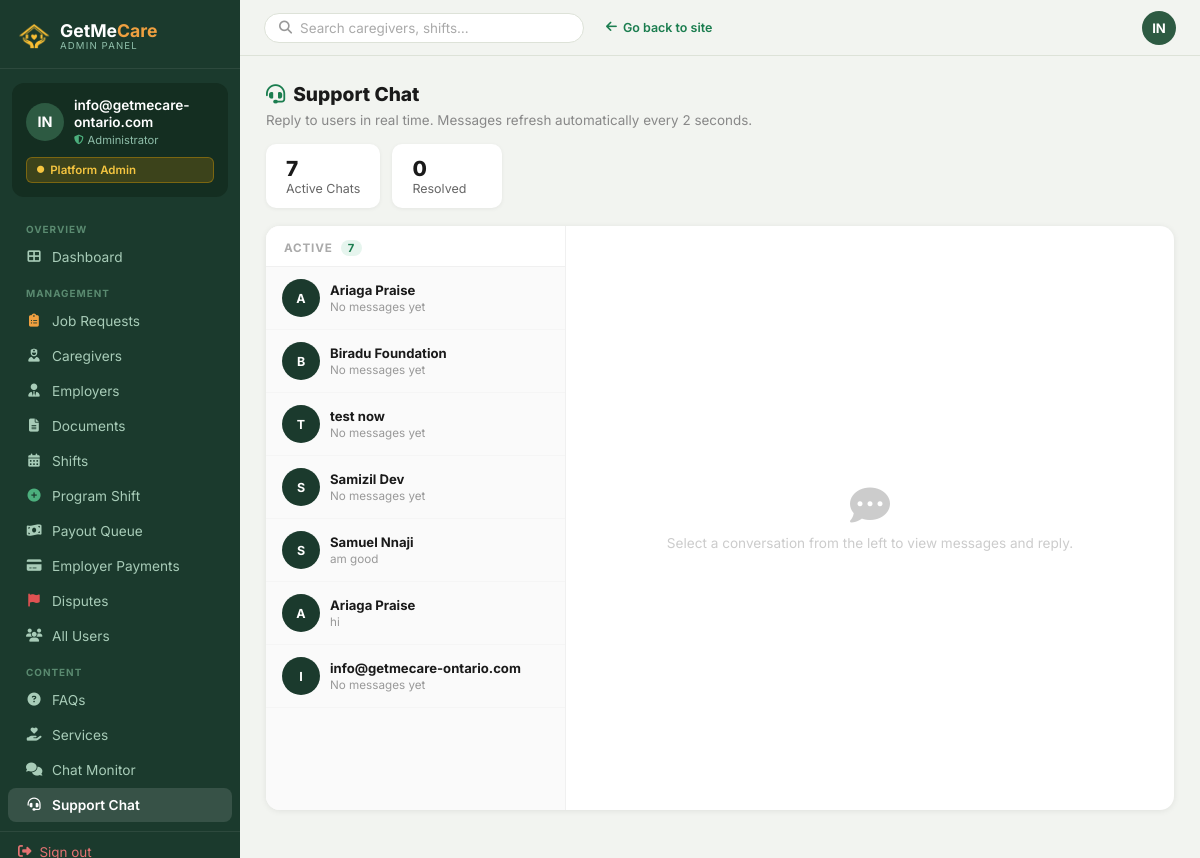
The page /chatbot/admin/support/ (signed in) on the database as committed earlier.
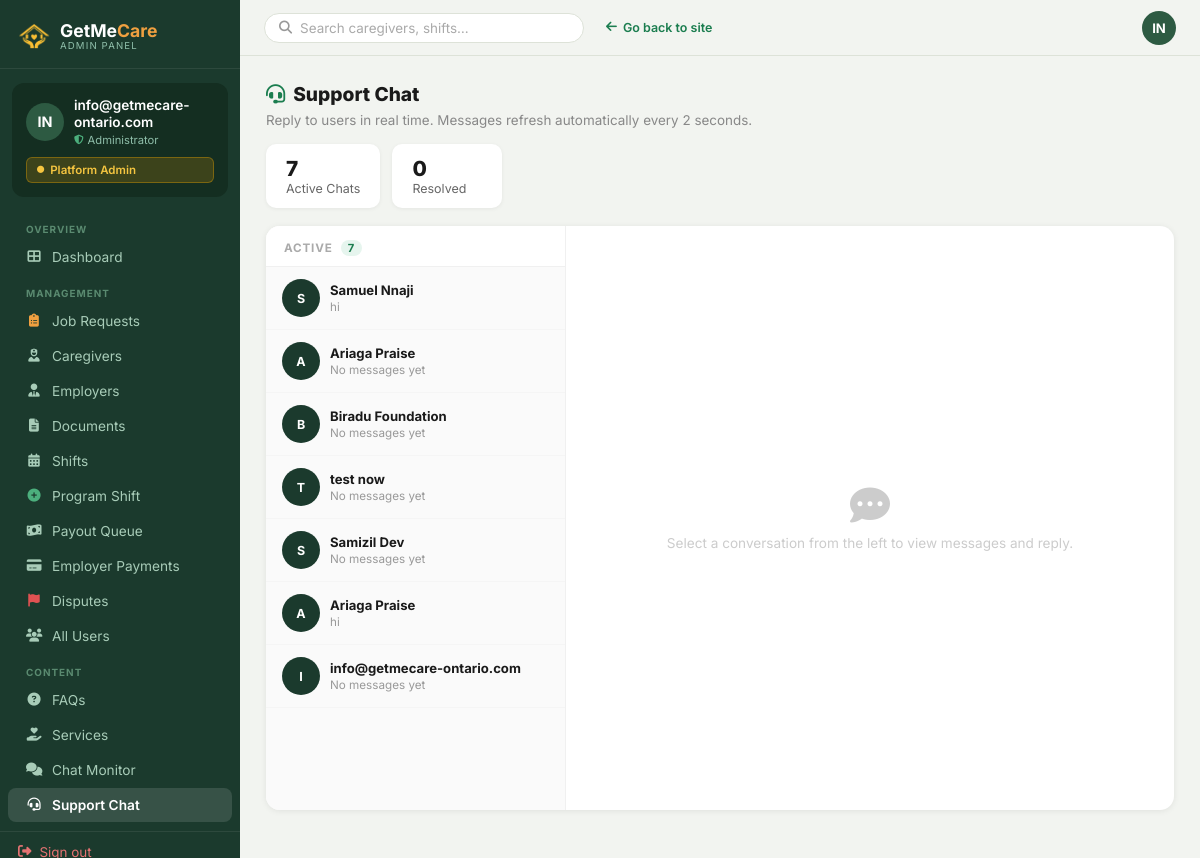
The same page on the database as committed later.
### Chatbot/models.py (models this page shows, shortened)
class SupportChat(models.Model):
    user = models.ForeignKey(User, on_delete=models.CASCADE, related_name='support_chats')
    is_resolved = models.BooleanField(default=False)
    created_at = models.DateTimeField(auto_now_add=True)
    updated_at = models.DateTimeField(auto_now=True)
    class Meta:
        ordering = ['-updated_at']

class SupportMessage(models.Model):
    chat = models.ForeignKey(SupportChat, on_delete=models.CASCADE, related_name='messages')
    sender = models.ForeignKey(User, on_delete=models.CASCADE, related_name='support_messages')
    body = models.TextField()
    is_read = models.BooleanField(default=False)
    created_at = models.DateTimeField(auto_now_add=True)
    class Meta:
        ordering = ['created_at']

### Account/models.py (models this page shows, shortened)
class CustomUser(AbstractUser):
    EMPLOYER = 'employer'
    CAREGIVER = 'caregiver'
    ROLE_CHOICES = [
        (EMPLOYER, 'Employer / Family'),
        (CAREGIVER, 'Caregiver / PSW'),
    ]
    role = models.CharField(
        max_length=20,
        choices=ROLE_CHOICES,
        default=EMPLOYER,
    )
    phone = models.CharField(max_length=20, blank=True)
    @property
    def is_admin(self):
        return self.is_superuser or self.is_staff
    @property
    def is_employer(self):
        return self.role == self.EMPLOYER and not self.is_admin
    @property
    def is_caregiver(self):
        return self.role == self.CAREGIVER and not self.is_admin

### Chatbot/views.py (the view)
# urls.py: path('admin/support/', views.admin_support, name='admin_support'),
@staff_member_required
def admin_support(request):
    chats = SupportChat.objects.filter(is_resolved=False).select_related('user').order_by('-updated_at')
    resolved = SupportChat.objects.filter(is_resolved=True).select_related('user').order_by('-updated_at')[:50]
    selected_chat = None
    chat_messages = []
    chat_id = request.GET.get('chat')
    if chat_id:
        selected_chat = get_object_or_404(SupportChat, pk=chat_id)
        chat_messages = selected_chat.messages.select_related('sender').all()
    return render(request, 'chat/admin-support.html', {
        'chats': chats,
        'resolved': resolved,
        'selected_chat': selected_chat,
        'chat_messages': chat_messages,
    })

### Account/views.py (called while the page is built, shortened)
def ensure_user_notifications(user):
    if not user or not user.is_authenticated:
        return
    if user.notifications.exists():
        return

### GETMECARE/context_processors.py (called while the page is built)
def _get_total_unread(user):
    try:
        from django.db.models import Q
        from Chatbot.models import DirectConversation, DirectMessage
        from Account.models import BookingProposal
        unread_msgs = DirectMessage.objects.filter(
            conversation__in=DirectConversation.objects.filter(
                Q(participant_1=user) | Q(participant_2=user)
            ),
            is_read=False
        ).exclude(sender=user).count()
        unread_proposals = 0
        if getattr(user, 'is_employer', False):
            unread_proposals = BookingProposal.objects.filter(
                employer=user,
                status=BookingProposal.STATUS_PENDING,
                is_read=False,
            ).count()
        return unread_msgs + unread_proposals
    except Exception:
        return 0

def admin_whatsapp_number(request):
    from django.conf import settings
    return {
        'admin_whatsapp_number': getattr(settings, 'ADMIN_WHATSAPP_NUMBER', '+12494812647'),
    }

### templates/chat/admin-support.html (shortened to what the changed rows need)
{% extends "AdminApp/base_admin.html" %}
{% block content %}
<div class="asc-grid">
  <div class="asc-sidebar tab-active" id="asc-sidebar">
    {% for chat in chats %}
    <a href="?chat={{ chat.pk }}"
       class="asc-conv-item {% if selected_chat and selected_chat.pk == chat.pk %}active{% endif %}">
      <div class="asc-conv-av">
        {% if chat.user.first_name %}{{ chat.user.first_name|first|upper }}{% else %}{{ chat.user.username|first|upper }}{% endif %}
      </div>
      <div class="asc-conv-info">
        <div class="asc-conv-name">{{ chat.user.get_full_name|default:chat.user.username }}</div>
        <div class="asc-conv-preview">
          {% with last=chat.messages.last %}
            {% if last %}{{ last.body|truncatechars:38 }}{% else %}No messages yet{% endif %}
          {% endwith %}
        </div>
      </div>
    </a>
    {% empty %}
    <div style="padding:30px 18px;text-align:center;color:#ccc;font-size:.82rem">
      <i class="fas fa-comment-slash" style="display:block;font-size:1.6rem;margin-bottom:8px;color:#ddd"></i>
      No active support chats
    </div>
    {% endfor %}
  </div>
</div>
{% endblock %}

Rows that differ between the two databases and show on the page:
changed SupportChat "Samuel Nnaji": messages.last.body "am good" → "hi"; moves up the list
